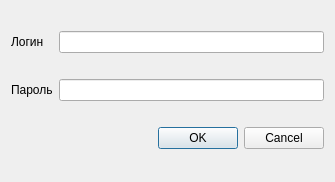
<?xml version="1.0" encoding="UTF-8"?>
<ui version="4.0">
 <class>AuthDialog</class>
 <widget class="QDialog" name="AuthDialog">
  <property name="geometry">
   <rect>
    <x>0</x>
    <y>0</y>
    <width>335</width>
    <height>182</height>
   </rect>
  </property>
  <property name="windowTitle">
   <string>Авторизация</string>
  </property>
  <layout class="QGridLayout" name="gridLayout">
   <item row="0" column="0">
    <widget class="QLabel" name="label">
     <property name="text">
      <string>Логин</string>
     </property>
    </widget>
   </item>
   <item row="1" column="0">
    <widget class="QLabel" name="label_2">
     <property name="text">
      <string>Пароль</string>
     </property>
    </widget>
   </item>
   <item row="0" column="1">
    <widget class="QLineEdit" name="login"/>
   </item>
   <item row="1" column="1">
    <widget class="QLineEdit" name="password">
     <property name="echoMode">
      <enum>QLineEdit::Password</enum>
     </property>
    </widget>
   </item>
   <item row="2" column="1">
    <widget class="QDialogButtonBox" name="buttonBox">
     <property name="orientation">
      <enum>Qt::Horizontal</enum>
     </property>
     <property name="standardButtons">
      <set>QDialogButtonBox::Cancel|QDialogButtonBox::Ok</set>
     </property>
    </widget>
   </item>
  </layout>
 </widget>
 <resources/>
 <connections>
  <connection>
   <sender>buttonBox</sender>
   <signal>accepted()</signal>
   <receiver>AuthDialog</receiver>
   <slot>accept()</slot>
   <hints>
    <hint type="sourcelabel">
     <x>248</x>
     <y>254</y>
    </hint>
    <hint type="destinationlabel">
     <x>157</x>
     <y>274</y>
    </hint>
   </hints>
  </connection>
  <connection>
   <sender>buttonBox</sender>
   <signal>rejected()</signal>
   <receiver>AuthDialog</receiver>
   <slot>reject()</slot>
   <hints>
    <hint type="sourcelabel">
     <x>316</x>
     <y>260</y>
    </hint>
    <hint type="destinationlabel">
     <x>286</x>
     <y>274</y>
    </hint>
   </hints>
  </connection>
 </connections>
</ui>
